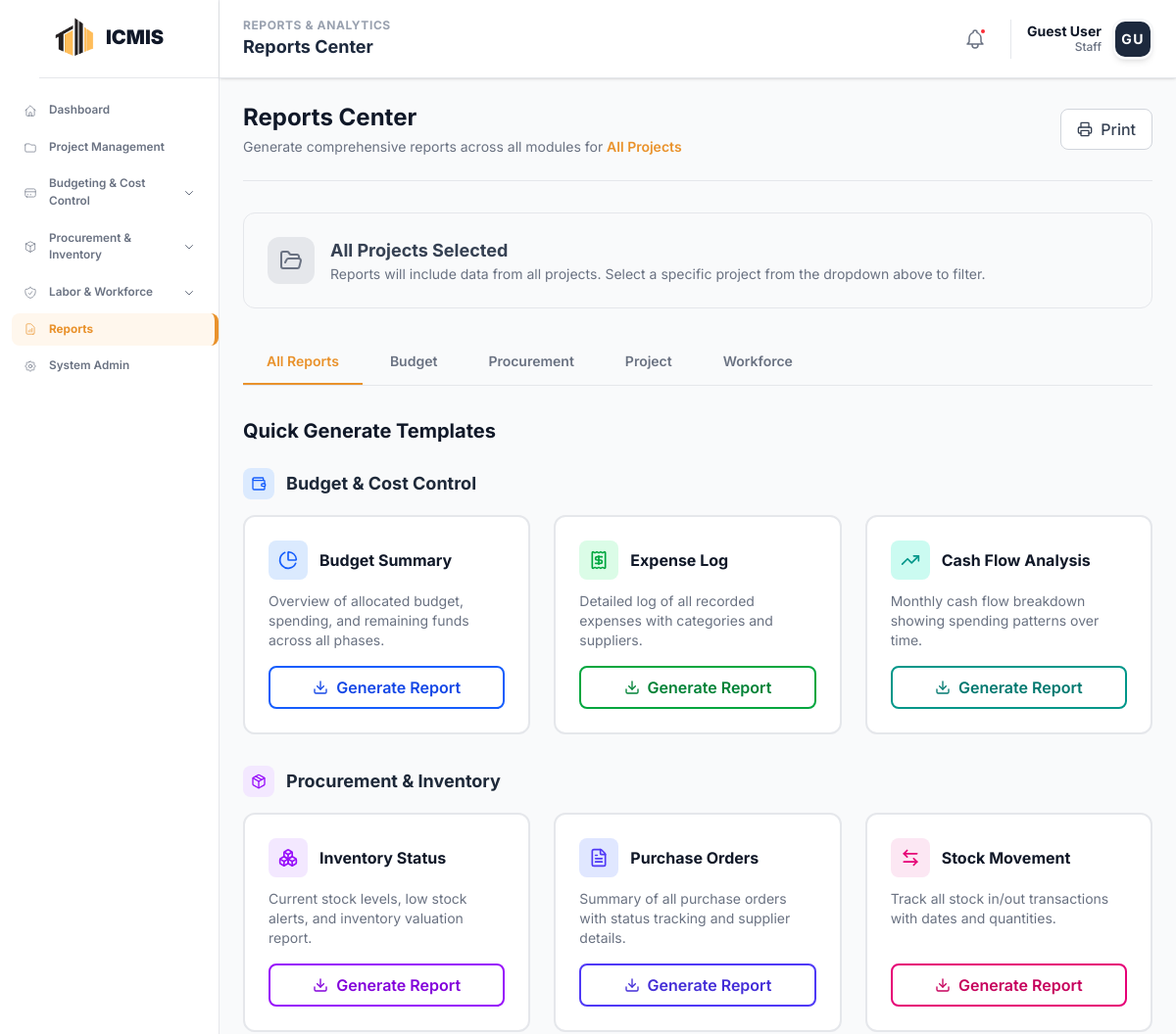
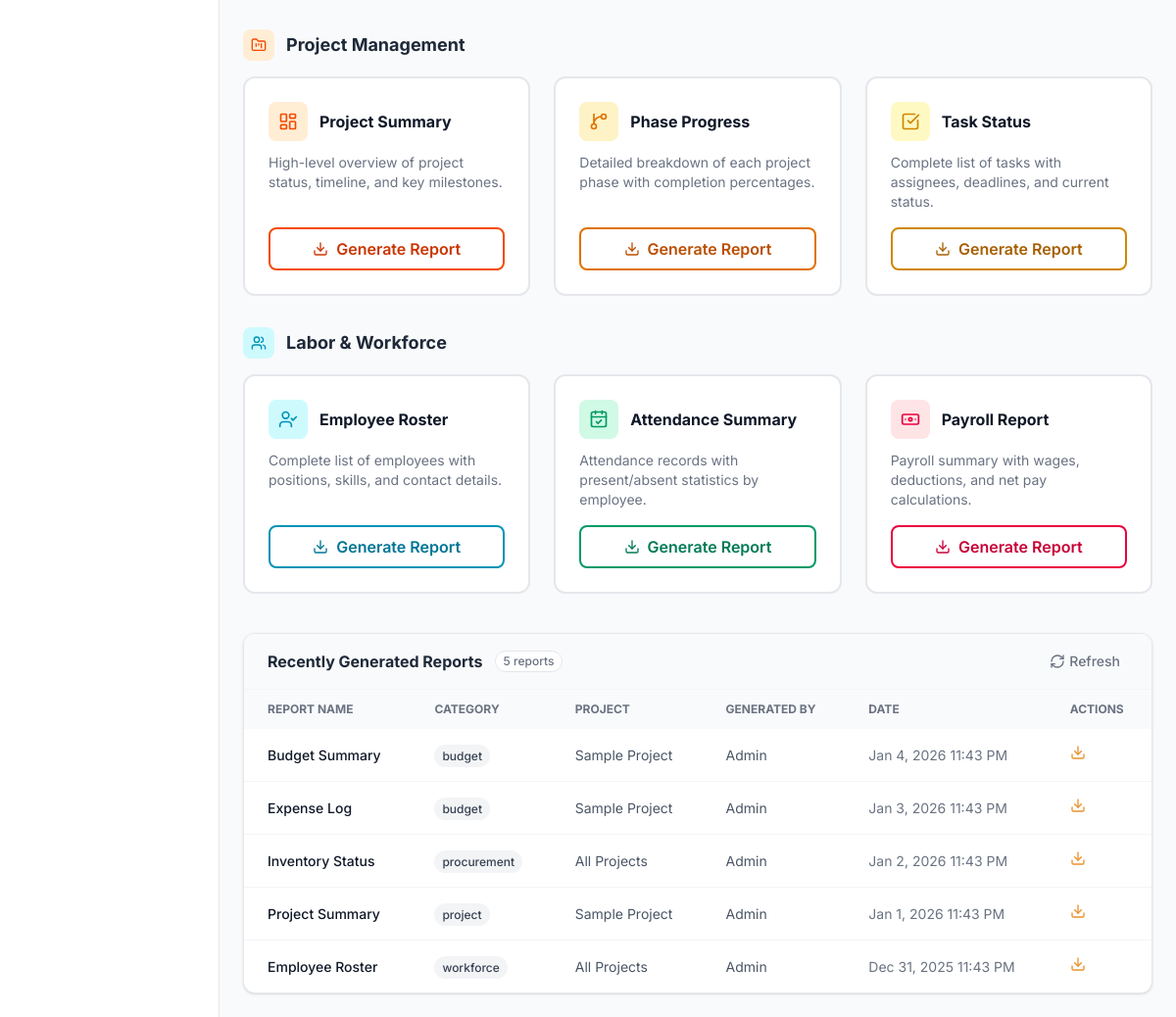
Screenshot of /modules/reports/index.php with the database file from the repository (2 pictures, top to bottom).
### tables this page shows
CREATE TABLE IF NOT EXISTS `generated_reports` (
    `id` INT(11) NOT NULL AUTO_INCREMENT,
    `report_name` VARCHAR(100) NOT NULL,
    `category` VARCHAR(50) NOT NULL COMMENT 'budget, procurement, project, workforce',
    `project_id` INT(11) DEFAULT NULL,
    `project_name` VARCHAR(200) DEFAULT NULL,
    `generated_by` VARCHAR(100) NOT NULL,
    `file_path` VARCHAR(255) DEFAULT NULL COMMENT 'Path to stored PDF if saved',
    `created_at` TIMESTAMP DEFAULT CURRENT_TIMESTAMP,
    PRIMARY KEY (`id`),
    INDEX `idx_category` (`category`),
    INDEX `idx_project_id` (`project_id`),
    INDEX `idx_created_at` (`created_at`)
);

### modules/reports/index.php (the view, shortened to what the rows shown need)
<?php
$conn = new mysqli(DB_HOST, DB_USER, DB_PASS, DB_NAME);
$conn->set_charset("utf8mb4");
$selected_project_id = 0;
$current_project_name = "All Projects";
$current_project_code = "";
$current_project_status = "";
$current_project_location = "";
$current_project_budget = 0;
$current_project_completion = 0;
$result_projects = $conn->query("SELECT project_id, project_code, project_name FROM icmis_projects ORDER BY project_id DESC");
$recent_reports = [];
$tableExists = $conn->query("SHOW TABLES LIKE 'generated_reports'");
if ($tableExists && $tableExists->num_rows > 0) {
    $report_sql = "SELECT * FROM generated_reports ORDER BY created_at DESC LIMIT 20";
    $result = $conn->query($report_sql);
    if ($result) {
        while ($row = $result->fetch_assoc()) {
            $recent_reports[] = $row;
        }
    }
}
?>
<!DOCTYPE html>
<html lang="en">
<head>
    <script src="https://cdn.jsdelivr.net/npm/@tailwindcss/browser@4"></script>
    <link rel="stylesheet" href="https://cdnjs.cloudflare.com/ajax/libs/font-awesome/6.4.0/css/all.min.css">
    <?php include '../../includes/head_assetsv2.php'; ?>
</head>
<body class="bg-gray-50 text-slate-800">
    <div class="no-print">
        <?php include __DIR__ . '/../../includes/sidebar.php'; ?>
    </div>
    <main class="ml-56 mt-20 p-6 transition-all duration-300">
        <div class="max-w-7xl mx-auto">
            <div class="border-b border-gray-200 pb-6 mb-8 no-print">
                <div class="flex items-center justify-between">
                    <div>
                        <h1 class="text-2xl text-gray-900 font-bold">Reports Center</h1>
                    </div>
                </div>
            </div>
            <?php if ($selected_project_id): ?>
            <div class="bg-gradient-to-r from-[#e9922c]/10 to-orange-50 border border-[#e9922c]/20 rounded-xl p-6 mb-8 no-print">
                <div class="flex items-start justify-between">
                    <div class="flex items-start gap-4">
                        <div class="w-12 h-12 rounded-xl bg-[#e9922c] flex items-center justify-center flex-shrink-0">
                            <i data-lucide="building-2" class="w-6 h-6 text-white"></i>
                        </div>
                        <div>
                            <div class="flex items-center gap-3 mb-1">
                                <h2 class="text-lg font-bold text-gray-900"><?php echo htmlspecialchars($current_project_name); ?></h2>
                                <?php
                                $statusColors = [
                                    'Active' => 'bg-green-100 text-green-700 border-green-200',
                                    'In Progress' => 'bg-blue-100 text-blue-700 border-blue-200',
                                    'Planning' => 'bg-yellow-100 text-yellow-700 border-yellow-200',
                                    'On Hold' => 'bg-gray-100 text-gray-700 border-gray-200',
                                    'Completed' => 'bg-emerald-100 text-emerald-700 border-emerald-200',
                                    'Cancelled' => 'bg-red-100 text-red-700 border-red-200'
                                ];
                                $statusClass = $statusColors[$current_project_status] ?? 'bg-gray-100 text-gray-700 border-gray-200';
                                ?>
                                <span class="px-2.5 py-0.5 text-xs font-semibold rounded-full border <?php echo $statusClass; ?>">
                                    <?php echo htmlspecialchars($current_project_status); ?>
                                </span>
                            </div>
                            <div class="flex items-center gap-4 text-sm text-gray-600">
                                <span class="flex items-center gap-1">
                                    <i data-lucide="hash" class="w-3.5 h-3.5"></i>
                                    <?php echo htmlspecialchars($current_project_code); ?>
                                </span>
                                <?php if ($current_project_location): ?>
                                <span class="flex items-center gap-1">
                                    <i data-lucide="map-pin" class="w-3.5 h-3.5"></i>
                                    <?php echo htmlspecialchars($current_project_location); ?>
                                </span>
                                <?php endif; ?>
                            </div>
                        </div>
                    </div>
                    <div class="flex items-center gap-6 text-right">
                        <div>
                            <p class="text-xs text-gray-500 uppercase font-medium">Total Budget</p>
                            <p class="text-lg font-bold text-gray-900">₱<?php echo number_format($current_project_budget, 2); ?></p>
                        </div>
                        <div>
                            <p class="text-xs text-gray-500 uppercase font-medium">Completion</p>
                            <p class="text-lg font-bold text-[#e9922c]"><?php echo number_format($current_project_completion, 1); ?>%</p>
                        </div>
                    </div>
                </div>
            </div>
            <?php else: ?>
            <div class="bg-gray-50 border border-gray-200 rounded-xl p-6 mb-8 no-print">
                <div class="flex items-center gap-4">
                    <div>
                        <h2 class="text-lg font-bold text-gray-700">All Projects Selected</h2>
                    </div>
                </div>
            </div>
            <?php endif; ?>
            <div class="mb-10 no-print">
                <h2 class="text-xl font-bold text-gray-900 mb-6">Quick Generate Templates</h2>
            </div>
            <div class="bg-white border border-gray-200 rounded-xl overflow-hidden shadow-sm">
                <div class="overflow-x-auto">
                    <table class="w-full text-left border-collapse">
                        <thead class="bg-gray-50 text-xs uppercase text-gray-500 font-semibold">
                            <tr>
                                <th class="px-6 py-3">Report Name</th>
                                <th class="px-6 py-3">Category</th>
                                <th class="px-6 py-3">Project</th>
                                <th class="px-6 py-3">Generated By</th>
                                <th class="px-6 py-3">Date</th>
                                <th class="px-6 py-3 no-print">Actions</th>
                            </tr>
                        </thead>
                        <tbody class="divide-y divide-gray-100 text-sm">
                            <?php if (count($recent_reports) > 0): ?>
                                <?php foreach ($recent_reports as $report): ?>
                                <tr class="hover:bg-gray-50">
                                    <td class="px-6 py-4 font-medium text-gray-900"><?php echo htmlspecialchars($report['report_name']); ?></td>
                                    <td class="px-6 py-4">
                                        <span class="px-2 py-1 text-xs font-medium rounded-full bg-gray-100 text-gray-700">
                                            <?php echo htmlspecialchars($report['category']); ?>
                                        </span>
                                    </td>
                                    <td class="px-6 py-4 text-gray-600"><?php echo htmlspecialchars($report['project_name'] ?? 'All'); ?></td>
                                    <td class="px-6 py-4 text-gray-600"><?php echo htmlspecialchars($report['generated_by']); ?></td>
                                    <td class="px-6 py-4 text-gray-500"><?php echo date('M j, Y h:i A', strtotime($report['created_at'])); ?></td>
                                    <td class="px-6 py-4 no-print">
                                        <button onclick="downloadReport(<?php echo $report['id']; ?>)" class="text-[#e9922c] hover:text-orange-700 font-medium">
                                            <i data-lucide="download" class="w-4 h-4"></i>
                                        </button>
                                    </td>
                                </tr>
                                <?php endforeach; ?>
                            <?php endif; ?>
                        </tbody>
                    </table>
                </div>
            </div>
        </div>
    </main>
</body>
</html>

### rows the page displays
generated_reports: report_name "Budget Summary", category "budget", project_name "Sample Project", generated_by "Admin", created_at "Jan 4, 2026 11:43 PM"
generated_reports: report_name "Expense Log", category "budget", project_name "Sample Project", generated_by "Admin", created_at "Jan 3, 2026 11:43 PM"
generated_reports: report_name "Inventory Status", category "procurement", project_name "All Projects", generated_by "Admin", created_at "Jan 2, 2026 11:43 PM"
generated_reports: report_name "Project Summary", category "project", project_name "Sample Project", generated_by "Admin", created_at "Jan 1, 2026 11:43 PM"
generated_reports: report_name "Employee Roster", category "workforce", project_name "All Projects", generated_by "Admin", created_at "Dec 31, 2025 11:43 PM"

### other values shown
$pageSection "REPORTS & ANALYTICS"
$pageTitle "Reports Center"
$userName "Guest User"
$userRole "Staff"
$userInitials "GU"
$current_project_name "All Projects"
count($recent_reports) "5"
